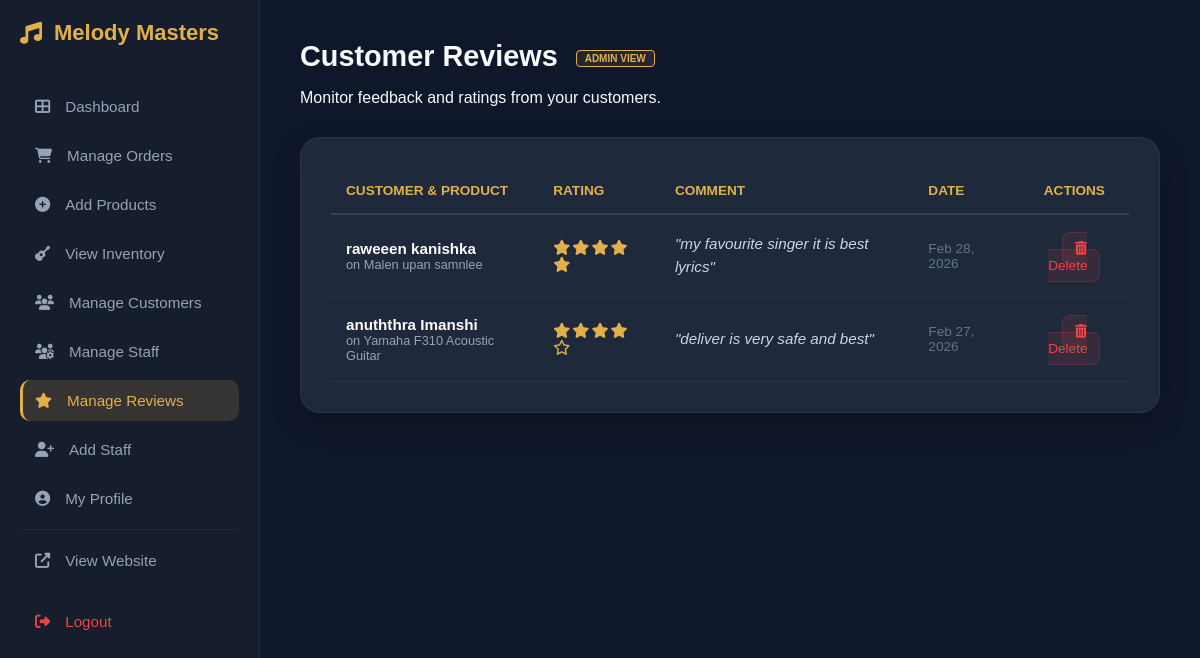
The page /manage_reviews.php (signed in) on the database its author committed.
### tables this page shows
CREATE TABLE `reviews` (
  `review_id` int(11) NOT NULL,
  `user_id` int(11) DEFAULT NULL,
  `product_id` int(11) DEFAULT NULL,
  `rating` int(11) DEFAULT NULL CHECK (`rating` >= 1 and `rating` <= 5),
  `comment` text DEFAULT NULL,
  `review_date` timestamp NOT NULL DEFAULT current_timestamp()
);

CREATE TABLE `users` (
  `user_id` int(11) NOT NULL,
  `full_name` varchar(100) NOT NULL,
  `email` varchar(100) NOT NULL,
  `password` varchar(255) NOT NULL,
  `role` enum('Admin','Staff','Customer') DEFAULT 'Customer',
  `address` text DEFAULT NULL,
  `contact_number` varchar(15) DEFAULT NULL
);

CREATE TABLE `products` (
  `product_id` int(11) NOT NULL,
  `category_id` int(11) DEFAULT NULL,
  `product_name` varchar(100) NOT NULL,
  `brand` varchar(50) DEFAULT NULL,
  `price` decimal(10,2) NOT NULL,
  `stock_quantity` int(11) NOT NULL,
  `product_image` varchar(255) DEFAULT NULL,
  `specifications` text DEFAULT NULL,
  `product_type` enum('Physical','Digital') NOT NULL,
  `status` enum('Active','Archived') DEFAULT 'Active'
);

### manage_reviews.php (the view, shortened to what this page needs)
<?php
include 'db_connect.php';
$current_role = strtolower(trim($_SESSION['role']));
$query = "SELECT r.*, p.product_name, u.full_name
          FROM reviews r
          JOIN products p ON r.product_id = p.product_id
          JOIN users u ON r.user_id = u.user_id
          ORDER BY r.review_date DESC";
$result = $conn->query($query);
?>
<!DOCTYPE html>
<html lang="en">
<head>
    <link rel="stylesheet" href="https://cdnjs.cloudflare.com/ajax/libs/font-awesome/6.4.0/css/all.min.css">
</head>
<body>
<?php
if ($current_role === 'admin') {
    include 'admin_sidebar.php';
} else {
    include 'staff_sidebar.php';
}
?>
<div class="main-content">
    <div class="page-header">
        <h2>Customer Reviews <span class="role-badge"><?php echo $current_role; ?> View</span></h2>
        <p>Monitor feedback and ratings from your customers.</p>
    </div>
    <div class="glass-card">
        <table>
            <thead>
                <tr>
                    <th>Customer & Product</th>
                    <th>Rating</th>
                    <th>Comment</th>
                    <th>Date</th>
                    <?php if($current_role === 'admin'): ?>
                        <th style="text-align: center;">Actions</th>
                    <?php endif; ?>
                </tr>
            </thead>
            <tbody>
                <?php if($result && $result->num_rows > 0): ?>
                    <?php while($row = $result->fetch_assoc()): ?>
                    <tr>
                        <td>
                            <div style="font-weight: 600; color: #fff;"><?php echo htmlspecialchars($row['full_name']); ?></div>
                            <div style="color: #94a3b8; font-size: 0.8rem;">on <?php echo htmlspecialchars($row['product_name']); ?></div>
                        </td>
                        <td style="color: var(--gold); letter-spacing: 2px;">
                            <?php
                            for($i=1; $i<=5; $i++) {
                                echo ($i <= $row['rating']) ? '<i class="fas fa-star"></i>' : '<i class="far fa-star"></i>';
                            }
                            ?>
                        </td>
                        <td style="color: #cbd5e1; font-style: italic; line-height: 1.5;">
                            "<?php echo htmlspecialchars($row['comment']); ?>"
                        </td>
                        <td style="color: #64748b; font-size: 0.85rem;">
                            <?php echo date('M d, Y', strtotime($row['review_date'])); ?>
                        </td>
                        <?php if($current_role === 'admin'): ?>
                        <td style="text-align: center;">
                            <a href="manage_reviews.php?delete_id=<?php echo $row['review_id']; ?>"
                               class="btn-delete"
                               onclick="return confirm('HCI Note: This action cannot be undone. Delete this feedback?')">
                                <i class="fas fa-trash-alt"></i> Delete
                            </a>
                        </td>
                        <?php endif; ?>
                    </tr>
                    <?php endwhile; ?>
                <?php endif; ?>
            </tbody>
        </table>
    </div>
</div>
</body>
</html>

### manage_reviews.php (style rules this page uses)
:root { --gold: #e2b04a; --bg: #0f172a; --card: #1e293b; --text: #f8fafc; --danger: #ef4444; --border: rgba(255, 255, 255, 0.05); }
body { background-color: var(--bg); color: var(--text); font-family: 'Poppins', sans-serif; margin: 0; display: flex; min-height: 100vh; }
.main-content { margin-left: 260px; width: calc(100% - 260px); padding: 40px; box-sizing: border-box; }
.page-header { margin-bottom: 30px; }
.page-header h2 { margin: 0; font-size: 1.8rem; }
.role-badge { font-size: 10px; padding: 2px 8px; border-radius: 4px; background: rgba(226,176,74,0.1); color: var(--gold); border: 1px solid var(--gold); text-transform: uppercase; vertical-align: middle; margin-left: 10px; }
.glass-card { background: var(--card); border-radius: 20px; padding: 30px; border: 1px solid var(--border); box-shadow: 0 10px 30px rgba(0,0,0,0.2); }
table { width: 100%; border-collapse: collapse; }
th { text-align: left; color: var(--gold); padding: 15px; border-bottom: 2px solid #334155; font-size: 0.85rem; text-transform: uppercase; }
td { padding: 18px 15px; border-bottom: 1px solid var(--border); font-size: 0.95rem; }
.btn-delete { color: var(--danger); background: rgba(239, 68, 68, 0.1); padding: 8px 12px; border-radius: 8px; text-decoration: none; font-size: 0.85rem; transition: 0.3s; border: 1px solid rgba(239, 68, 68, 0.2); }

### rows shown on the page
reviews: user.full_name "raweeen kanishka", product.product_name "Malen upan samnlee", rating 5 (drawn), comment "my favourite singer it is best lyrics", review_date "Feb 28, 2026"
reviews: user.full_name "anuththra Imanshi", product.product_name "Yamaha F310 Acoustic Guitar", rating 4 (drawn), comment "deliver is very safe and best", review_date "Feb 27, 2026"

### other values the page prints
$current_role "ADMIN"
